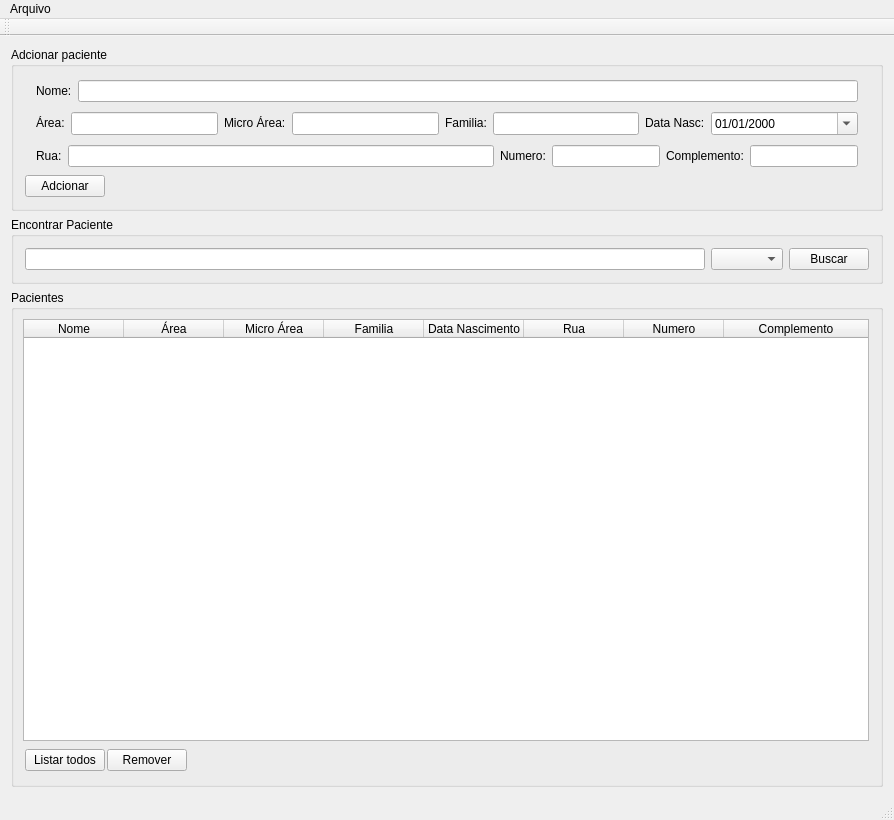
<?xml version="1.0" encoding="UTF-8"?>
<ui version="4.0">
 <class>JanelaPrincipalClass</class>
 <widget class="QMainWindow" name="JanelaPrincipalClass">
  <property name="geometry">
   <rect>
    <x>0</x>
    <y>0</y>
    <width>894</width>
    <height>820</height>
   </rect>
  </property>
  <property name="windowTitle">
   <string>Cadastro De Familias</string>
  </property>
  <widget class="QWidget" name="centralWidget">
   <layout class="QVBoxLayout" name="verticalLayout">
    <item>
     <widget class="QGroupBox" name="caixaAdciona">
      <property name="sizePolicy">
       <sizepolicy hsizetype="Preferred" vsizetype="Fixed">
        <horstretch>0</horstretch>
        <verstretch>0</verstretch>
       </sizepolicy>
      </property>
      <property name="title">
       <string>Adcionar paciente</string>
      </property>
      <layout class="QVBoxLayout" name="verticalLayout_3">
       <item>
        <widget class="QWidget" name="nomeWidget" native="true">
         <layout class="QHBoxLayout" name="horizontalLayout_2">
          <property name="topMargin">
           <number>2</number>
          </property>
          <property name="bottomMargin">
           <number>2</number>
          </property>
          <item>
           <widget class="QLabel" name="rotuloNome">
            <property name="sizePolicy">
             <sizepolicy hsizetype="Fixed" vsizetype="Fixed">
              <horstretch>0</horstretch>
              <verstretch>0</verstretch>
             </sizepolicy>
            </property>
            <property name="text">
             <string>Nome:</string>
            </property>
           </widget>
          </item>
          <item>
           <widget class="QLineEdit" name="entradaNome">
            <property name="sizePolicy">
             <sizepolicy hsizetype="Preferred" vsizetype="Preferred">
              <horstretch>0</horstretch>
              <verstretch>0</verstretch>
             </sizepolicy>
            </property>
           </widget>
          </item>
         </layout>
        </widget>
       </item>
       <item>
        <widget class="QWidget" name="infoWidget" native="true">
         <layout class="QHBoxLayout" name="horizontalLayout_3">
          <property name="topMargin">
           <number>2</number>
          </property>
          <property name="bottomMargin">
           <number>2</number>
          </property>
          <item>
           <widget class="QLabel" name="rotuloArea">
            <property name="sizePolicy">
             <sizepolicy hsizetype="Fixed" vsizetype="Fixed">
              <horstretch>0</horstretch>
              <verstretch>0</verstretch>
             </sizepolicy>
            </property>
            <property name="text">
             <string>Área:</string>
            </property>
           </widget>
          </item>
          <item>
           <widget class="QLineEdit" name="entradaArea">
            <property name="sizePolicy">
             <sizepolicy hsizetype="Preferred" vsizetype="Preferred">
              <horstretch>0</horstretch>
              <verstretch>0</verstretch>
             </sizepolicy>
            </property>
           </widget>
          </item>
          <item>
           <widget class="QLabel" name="rotuloMicroArea">
            <property name="sizePolicy">
             <sizepolicy hsizetype="Fixed" vsizetype="Fixed">
              <horstretch>0</horstretch>
              <verstretch>0</verstretch>
             </sizepolicy>
            </property>
            <property name="text">
             <string>Micro Área:</string>
            </property>
           </widget>
          </item>
          <item>
           <widget class="QLineEdit" name="entradaMicroArea">
            <property name="sizePolicy">
             <sizepolicy hsizetype="Preferred" vsizetype="Preferred">
              <horstretch>0</horstretch>
              <verstretch>0</verstretch>
             </sizepolicy>
            </property>
           </widget>
          </item>
          <item>
           <widget class="QLabel" name="rotuloFamilia">
            <property name="sizePolicy">
             <sizepolicy hsizetype="Fixed" vsizetype="Fixed">
              <horstretch>0</horstretch>
              <verstretch>0</verstretch>
             </sizepolicy>
            </property>
            <property name="text">
             <string>Familia:</string>
            </property>
           </widget>
          </item>
          <item>
           <widget class="QLineEdit" name="entradaFamilia">
            <property name="sizePolicy">
             <sizepolicy hsizetype="Preferred" vsizetype="Preferred">
              <horstretch>0</horstretch>
              <verstretch>0</verstretch>
             </sizepolicy>
            </property>
           </widget>
          </item>
          <item>
           <widget class="QLabel" name="rotuloDataNasc">
            <property name="sizePolicy">
             <sizepolicy hsizetype="Fixed" vsizetype="Fixed">
              <horstretch>0</horstretch>
              <verstretch>0</verstretch>
             </sizepolicy>
            </property>
            <property name="text">
             <string>Data Nasc:</string>
            </property>
           </widget>
          </item>
          <item>
           <widget class="QDateEdit" name="entradaDataNasc">
            <property name="displayFormat">
             <string>dd/MM/yyyy</string>
            </property>
            <property name="calendarPopup">
             <bool>true</bool>
            </property>
           </widget>
          </item>
         </layout>
        </widget>
       </item>
       <item>
        <widget class="QWidget" name="enderecoWidget" native="true">
         <layout class="QHBoxLayout" name="horizontalLayout_4">
          <property name="topMargin">
           <number>2</number>
          </property>
          <property name="bottomMargin">
           <number>2</number>
          </property>
          <item>
           <widget class="QLabel" name="rotuloRua">
            <property name="sizePolicy">
             <sizepolicy hsizetype="Fixed" vsizetype="Fixed">
              <horstretch>0</horstretch>
              <verstretch>0</verstretch>
             </sizepolicy>
            </property>
            <property name="text">
             <string>Rua:</string>
            </property>
           </widget>
          </item>
          <item>
           <widget class="QLineEdit" name="entradaRua">
            <property name="sizePolicy">
             <sizepolicy hsizetype="Preferred" vsizetype="Preferred">
              <horstretch>0</horstretch>
              <verstretch>0</verstretch>
             </sizepolicy>
            </property>
           </widget>
          </item>
          <item>
           <widget class="QLabel" name="rotuloNumero">
            <property name="sizePolicy">
             <sizepolicy hsizetype="Fixed" vsizetype="Fixed">
              <horstretch>0</horstretch>
              <verstretch>0</verstretch>
             </sizepolicy>
            </property>
            <property name="text">
             <string>Numero:</string>
            </property>
           </widget>
          </item>
          <item>
           <widget class="QLineEdit" name="entradaNumero">
            <property name="sizePolicy">
             <sizepolicy hsizetype="Fixed" vsizetype="Preferred">
              <horstretch>0</horstretch>
              <verstretch>0</verstretch>
             </sizepolicy>
            </property>
           </widget>
          </item>
          <item>
           <widget class="QLabel" name="rotuloComplemento">
            <property name="sizePolicy">
             <sizepolicy hsizetype="Fixed" vsizetype="Fixed">
              <horstretch>0</horstretch>
              <verstretch>0</verstretch>
             </sizepolicy>
            </property>
            <property name="text">
             <string>Complemento:</string>
            </property>
           </widget>
          </item>
          <item>
           <widget class="QLineEdit" name="entradaComplemento">
            <property name="sizePolicy">
             <sizepolicy hsizetype="Fixed" vsizetype="Preferred">
              <horstretch>0</horstretch>
              <verstretch>0</verstretch>
             </sizepolicy>
            </property>
           </widget>
          </item>
         </layout>
        </widget>
       </item>
       <item>
        <widget class="QPushButton" name="botaoAdcionar">
         <property name="sizePolicy">
          <sizepolicy hsizetype="Fixed" vsizetype="Fixed">
           <horstretch>0</horstretch>
           <verstretch>0</verstretch>
          </sizepolicy>
         </property>
         <property name="text">
          <string>Adcionar</string>
         </property>
        </widget>
       </item>
      </layout>
     </widget>
    </item>
    <item>
     <widget class="QGroupBox" name="caixaBusca">
      <property name="sizePolicy">
       <sizepolicy hsizetype="Preferred" vsizetype="Fixed">
        <horstretch>0</horstretch>
        <verstretch>0</verstretch>
       </sizepolicy>
      </property>
      <property name="title">
       <string>Encontrar Paciente</string>
      </property>
      <layout class="QHBoxLayout" name="horizontalLayout">
       <item>
        <widget class="QLineEdit" name="entradaBusca"/>
       </item>
       <item>
        <widget class="QComboBox" name="modosPesquisa">
         <property name="editable">
          <bool>false</bool>
         </property>
         <property name="minimumContentsLength">
          <number>1</number>
         </property>
        </widget>
       </item>
       <item>
        <widget class="QPushButton" name="botaoBuscar">
         <property name="text">
          <string>Buscar</string>
         </property>
        </widget>
       </item>
      </layout>
     </widget>
    </item>
    <item>
     <widget class="QGroupBox" name="caixaPacientes">
      <property name="title">
       <string>Pacientes</string>
      </property>
      <layout class="QVBoxLayout" name="verticalLayout_2">
       <property name="leftMargin">
        <number>9</number>
       </property>
       <property name="topMargin">
        <number>9</number>
       </property>
       <item>
        <widget class="QTableWidget" name="tabelaPacientes">
         <property name="sizePolicy">
          <sizepolicy hsizetype="Expanding" vsizetype="Expanding">
           <horstretch>0</horstretch>
           <verstretch>0</verstretch>
          </sizepolicy>
         </property>
         <property name="showDropIndicator" stdset="0">
          <bool>false</bool>
         </property>
         <property name="dragDropOverwriteMode">
          <bool>false</bool>
         </property>
         <property name="alternatingRowColors">
          <bool>true</bool>
         </property>
         <property name="selectionMode">
          <enum>QAbstractItemView::SingleSelection</enum>
         </property>
         <property name="selectionBehavior">
          <enum>QAbstractItemView::SelectRows</enum>
         </property>
         <property name="columnCount">
          <number>8</number>
         </property>
         <attribute name="horizontalHeaderCascadingSectionResizes">
          <bool>true</bool>
         </attribute>
         <attribute name="horizontalHeaderDefaultSectionSize">
          <number>100</number>
         </attribute>
         <attribute name="horizontalHeaderMinimumSectionSize">
          <number>27</number>
         </attribute>
         <attribute name="horizontalHeaderShowSortIndicator" stdset="0">
          <bool>true</bool>
         </attribute>
         <attribute name="horizontalHeaderStretchLastSection">
          <bool>true</bool>
         </attribute>
         <column>
          <property name="text">
           <string>Nome</string>
          </property>
          <property name="textAlignment">
           <set>AlignHCenter|AlignVCenter|AlignCenter</set>
          </property>
         </column>
         <column>
          <property name="text">
           <string>Área</string>
          </property>
          <property name="textAlignment">
           <set>AlignHCenter|AlignVCenter|AlignCenter</set>
          </property>
         </column>
         <column>
          <property name="text">
           <string>Micro Área</string>
          </property>
          <property name="textAlignment">
           <set>AlignHCenter|AlignVCenter|AlignCenter</set>
          </property>
         </column>
         <column>
          <property name="text">
           <string>Familia</string>
          </property>
          <property name="textAlignment">
           <set>AlignHCenter|AlignVCenter|AlignCenter</set>
          </property>
         </column>
         <column>
          <property name="text">
           <string>Data Nascimento</string>
          </property>
          <property name="textAlignment">
           <set>AlignHCenter|AlignVCenter|AlignCenter</set>
          </property>
         </column>
         <column>
          <property name="text">
           <string>Rua</string>
          </property>
          <property name="textAlignment">
           <set>AlignHCenter|AlignVCenter|AlignCenter</set>
          </property>
         </column>
         <column>
          <property name="text">
           <string>Numero</string>
          </property>
          <property name="textAlignment">
           <set>AlignHCenter|AlignVCenter|AlignCenter</set>
          </property>
         </column>
         <column>
          <property name="text">
           <string>Complemento</string>
          </property>
          <property name="textAlignment">
           <set>AlignHCenter|AlignVCenter|AlignCenter</set>
          </property>
         </column>
        </widget>
       </item>
       <item>
        <widget class="QWidget" name="widget" native="true">
         <property name="sizePolicy">
          <sizepolicy hsizetype="Fixed" vsizetype="Fixed">
           <horstretch>0</horstretch>
           <verstretch>0</verstretch>
          </sizepolicy>
         </property>
         <layout class="QHBoxLayout" name="horizontalLayout_5">
          <property name="spacing">
           <number>2</number>
          </property>
          <property name="margin">
           <number>2</number>
          </property>
          <item>
           <widget class="QPushButton" name="botaoListar">
            <property name="sizePolicy">
             <sizepolicy hsizetype="Fixed" vsizetype="Fixed">
              <horstretch>0</horstretch>
              <verstretch>0</verstretch>
             </sizepolicy>
            </property>
            <property name="text">
             <string>Listar todos</string>
            </property>
           </widget>
          </item>
          <item>
           <widget class="QPushButton" name="botaoRemover">
            <property name="sizePolicy">
             <sizepolicy hsizetype="Fixed" vsizetype="Fixed">
              <horstretch>0</horstretch>
              <verstretch>0</verstretch>
             </sizepolicy>
            </property>
            <property name="text">
             <string>Remover</string>
            </property>
           </widget>
          </item>
         </layout>
        </widget>
       </item>
      </layout>
     </widget>
    </item>
   </layout>
  </widget>
  <widget class="QMenuBar" name="barraMenu">
   <property name="geometry">
    <rect>
     <x>0</x>
     <y>0</y>
     <width>894</width>
     <height>25</height>
    </rect>
   </property>
   <widget class="QMenu" name="menuPSF_Beta">
    <property name="title">
     <string>Arquivo</string>
    </property>
    <addaction name="actionSalvar"/>
    <addaction name="actionSair"/>
   </widget>
   <addaction name="menuPSF_Beta"/>
  </widget>
  <widget class="QToolBar" name="barraMenuPrincipal">
   <attribute name="toolBarArea">
    <enum>TopToolBarArea</enum>
   </attribute>
   <attribute name="toolBarBreak">
    <bool>false</bool>
   </attribute>
  </widget>
  <widget class="QStatusBar" name="barraStatus"/>
  <action name="actionSalvar">
   <property name="text">
    <string>salvar</string>
   </property>
  </action>
  <action name="actionSair">
   <property name="text">
    <string>sair</string>
   </property>
  </action>
 </widget>
 <layoutdefault spacing="6" margin="11"/>
 <resources/>
 <connections/>
</ui>
